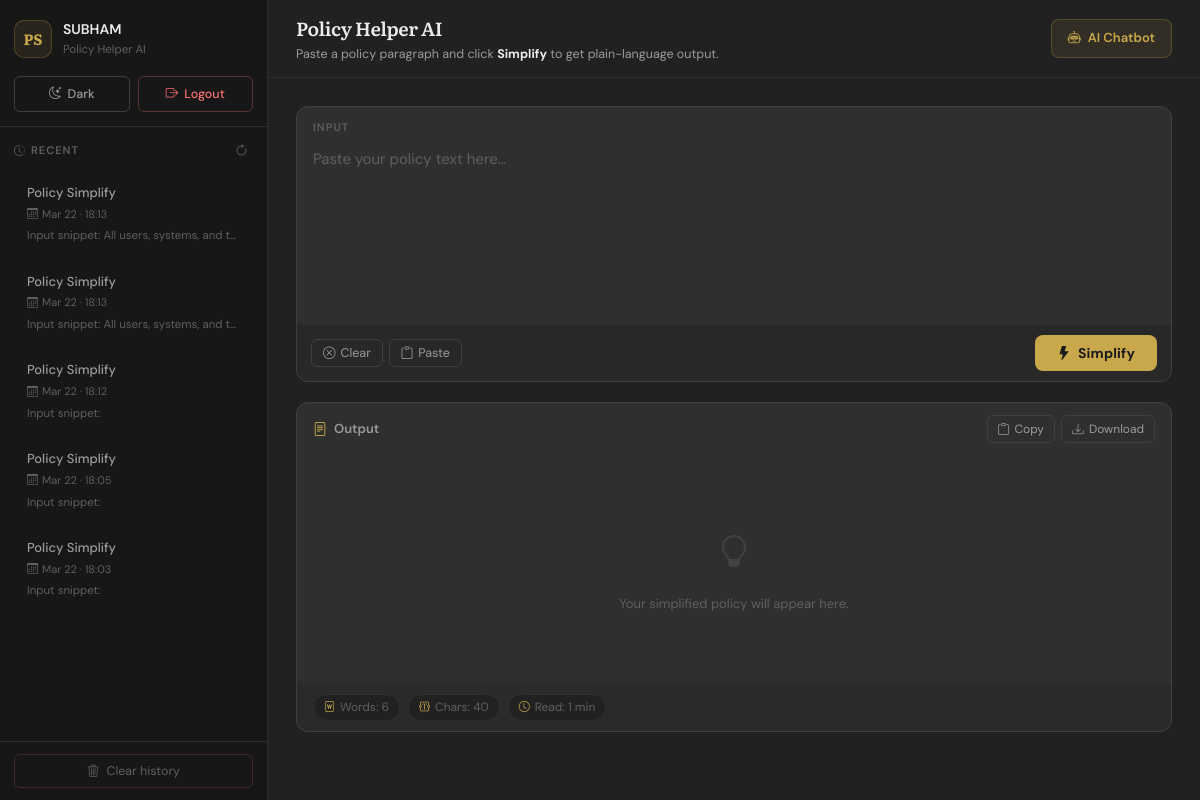
The page /index (signed in) on the database its author committed.
### app.py (models this page shows)
class User(db.Model):
    id = db.Column(db.Integer, primary_key=True)
    username = db.Column(db.String(150), unique=True, nullable=False)
    email = db.Column(db.String(150), unique=True, nullable=False)
    password_hash = db.Column(db.String(256), nullable=False)
    reset_token = db.Column(db.String(256), nullable=True)
    is_admin = db.Column(db.Boolean, default=False)
    activities = db.relationship('Activity', backref='user', lazy='dynamic')

class Activity(db.Model):
    id = db.Column(db.Integer, primary_key=True)
    user_id = db.Column(db.Integer, db.ForeignKey('user.id'), nullable=True)
    action = db.Column(db.String(100), nullable=False)
    details = db.Column(db.Text, nullable=True)
    ip_address = db.Column(db.String(64), nullable=True)
    timestamp = db.Column(db.DateTime, default=datetime.utcnow, index=True)

### app.py (the view, shortened to what this page needs)
@app.route('/index', methods=['GET', 'POST'])
def index():
    if "username" not in session:
        flash("Login required.", "danger")
        return redirect(url_for('login'))
    output = ""
    user_activities = []
    username = session.get('username')
    user = User.query.filter_by(username=username).first() if username else None
    if user:
        user_activities = Activity.query.filter(
            Activity.user_id == user.id,
            Activity.action.in_(["policy_simplify", "policy_simplify_anonymous"])
        ).order_by(Activity.timestamp.desc()).limit(10).all()
    return render_template("index.html", output=output, activities=user_activities, username=username)

### templates/index.html (shortened to what this page needs)
<!doctype html>
<html lang="en">
<head>
  <link href="https://cdn.jsdelivr.net/npm/bootstrap-icons@1.10.5/font/bootstrap-icons.css" rel="stylesheet">
</head>
<body>
<div class="layout">
  <aside class="sidebar">
    <div class="sidebar-top">
      <div class="brand">
        <div class="logo">PS</div>
        <div class="brand-text">
          <div class="brand-name">{{ username or 'Guest' }}</div>
          <div class="brand-sub">Policy Helper AI</div>
        </div>
      </div>
      <div class="sidebar-actions">
        <button id="themeToggle" class="s-btn s-btn-theme">
        </button>
        <a href="{{ url_for('logout') }}" class="s-btn s-btn-logout">
          <i class="bi bi-box-arrow-right"></i> Logout
        </a>
      </div>
    </div>
    <div class="sidebar-section">
      <div class="section-label">
        <span><i class="bi bi-clock-history" style="margin-right:5px;"></i>Recent</span>
        <button class="refresh-btn" id="refreshActs" title="Refresh"><i class="bi bi-arrow-clockwise"></i></button>
      </div>
      <div class="activity-list" id="activityList">
        {% if activities and activities|length > 0 %}
          {% for act in activities %}
          <div class="act-item" tabindex="0"
               data-details="{{ act.details|e }}"
               data-timestamp="{{ act.timestamp }}"
               data-action="{{ act.action }}">
            <div class="act-title">{{ act.action.replace('_',' ').title() }}</div>
            <div class="act-time"><i class="bi bi-calendar3"></i>{{ act.timestamp.strftime('%b %d · %H:%M') }}</div>
            <div class="act-snippet">{{ act.details[:80] if act.details else '—' }}</div>
          </div>
          {% endfor %}
        {% else %}
          <div class="act-empty">
            <i class="bi bi-inbox"></i>
            <p>No simplifications yet.</p>
          </div>
        {% endif %}
      </div>
    </div>
    <div class="sidebar-footer">
      <form method="post" action="{{ url_for('clear_history') }}" onsubmit="return confirm('Clear your activity history?');">
        <button type="submit" class="clear-btn">
          <i class="bi bi-trash3"></i> Clear history
        </button>
      </form>
    </div>
  </aside>
  <div class="main">
    <div class="topbar">
      <div class="topbar-left">
        <h1>Policy Helper AI</h1>
        <p>Paste a policy paragraph and click <strong style="color:var(--text);">Simplify</strong> to get plain-language output.</p>
      </div>
      <a href="{{ url_for('chat') }}" class="chatbot-btn">
        <i class="bi bi-robot"></i> AI Chatbot
      </a>
    </div>
    <div class="content">
      <div class="input-card">
        <div class="input-card-label">Input</div>
        <textarea id="policyInput" name="policy" form="simplifyForm"
          placeholder="Paste your policy text here…">{{ request.form.policy or '' }}</textarea>
        <div class="input-toolbar">
          <div class="toolbar-left">
            <button id="clearBtn" class="tool-btn"><i class="bi bi-x-circle"></i> Clear</button>
            <button id="pasteBtn" class="tool-btn"><i class="bi bi-clipboard"></i> Paste</button>
          </div>
          <form id="simplifyForm" method="post" action="{{ url_for('index') }}">
            <button type="submit" class="simplify-btn">
              <i class="bi bi-lightning-fill"></i> Simplify
            </button>
          </form>
        </div>
      </div>
      <div class="output-card">
        <div class="output-header">
          <div class="output-title">
            <i class="bi bi-file-text"></i> Output
          </div>
          <div class="output-actions">
            <button id="copyOutput" class="out-btn"><i class="bi bi-clipboard"></i> Copy</button>
            <button id="downloadOutput" class="out-btn"><i class="bi bi-download"></i> Download</button>
          </div>
        </div>
        <div class="output-body" id="outputCard">
          {% if output %}
            <div id="outputArea">{{ output | safe }}</div>
          {% else %}
            <div class="output-placeholder">
              <i class="bi bi-lightbulb"></i>
              <p>Your simplified policy will appear here.</p>
            </div>
          {% endif %}
        </div>
        <div class="stats-bar">
          <div class="stat-item" id="wordCount"><i class="bi bi-file-word"></i><span>Words: 0</span></div>
          <div class="stat-item" id="charCount"><i class="bi bi-textarea-t"></i><span>Chars: 0</span></div>
          <div class="stat-item" id="readTime"><i class="bi bi-clock"></i><span>Read: 0 min</span></div>
        </div>
      </div>
    </div>
  </div>
</div>
</body>
</html>

### rows shown on the page
User: username "SUBHAM"
Activity: action.replace "Policy Simplify", timestamp "Mar 22 · 18:13", details "Input snippet: All users, systems, and t…"
Activity: action.replace "Policy Simplify", timestamp "Mar 22 · 18:13", details "Input snippet: All users, systems, and t…"
Activity: action.replace "Policy Simplify", timestamp "Mar 22 · 18:12", details "Input snippet:"
Activity: action.replace "Policy Simplify", timestamp "Mar 22 · 18:05", details "Input snippet:"
Activity: action.replace "Policy Simplify", timestamp "Mar 22 · 18:03", details "Input snippet:"
